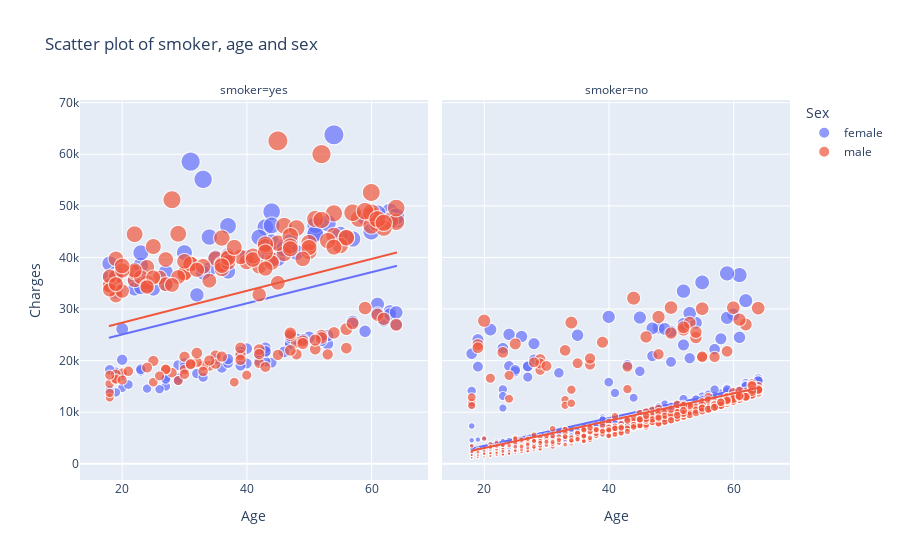

The notebook cell this image was saved under:
### Code cell
fig = px.scatter(df, x='age', y='charges', facet_col="smoker", color="sex", trendline="ols", size = 'charges',
                title="Scatter plot of smoker, age and sex",
                    labels={ "age": "Age",
                        "charges":"Charges",
                        'sex':'Sex'
      })
fig.show()

### Figure 1 — Plotly figure (JSON) as saved in the notebook; plotly's stock layout.template omitted (floating-point values rounded to 4 significant figures; data arrays with more than 128 entries replaced by an {"elided": "..."} marker saying what was removed)
{"data": [{"hovertemplate": "Sex=female<br>smoker=yes<br>Age=%{x}<br>Charges=%{marker.size}<extra></extra>", "legendgroup": "female", "marker": {"color": "#636efa", "size": [16880.0, 27810.0, 37700.0, 23240.0, 14710.0, 16580.0, 39840.0, 43580.0, 47290.0, 30940.0, 19110.0, 17080.0, 32730.0, 19960.0, 21350.0, 36150.0, 48820.0, 37130.0, 19440.0, 38510.0, 29520.0, 47310.0, 17090.0, 22330.0, 47900.0, 24870.0, 34840.0, 47930.0, 48520.0, 13840.0, 18030.0, 21660.0, 15010.0, 19590.0, 14460.0, 18610.0, 28950.0, 37080.0, 19520.0, 48890.0, 63770.0, 45860.0, 39980.0, 58570.0, 43940.0, 15360.0, 17470.0, 25680.0, 42970.0, 34440.0, 42980.0, 24670.0, 27040.0, 40000.0, 46200.0, 44400.0, 40930.0, 16660.0, 40420.0, 19540.0, 23070.0, 17750.0, 24520.0, 38790.0, 23400.0, 55140.0, 36020.0, 27530.0, 45010.0, 37270.0, 42110.0, 24110.0, 40970.0, 46110.0, 46260.0, 29330.0, 19800.0, 17500.0, 21770.0, 14570.0, 16420.0, 35600.0, 21680.0, 44420.0, 39730.0, 20230.0, 21880.0, 19020.0, 33910.0, 44640.0, 16780.0, 24180.0, 34170.0, 46660.0, 40900.0, 36900.0, 40940.0, 22480.0, 23890.0, 18330.0, 21770.0, 33310.0, 18220.0, 20300.0, 41660.0, 26130.0, 20170.0, 24540.0, 14280.0, 16120.0, 33900.0, 36400.0, 18770.0, 43900.0, 29140.0], "sizemode": "area", "sizeref": 159.4, "symbol": "circle"}, "mode": "markers", "name": "female", "showlegend": true, "type": "scattergl", "x": [19, 62, 34, 53, 20, 27, 37, 57, 64, 61, 29, 19, 32, 42, 42, 18, 63, 27, 40, 23, 63, 63, 20, 40, 59, 53, 27, 64, 61, 19, 23, 39, 27, 44, 26, 36, 63, 33, 30, 44, 54, 43, 35, 31, 34, 21, 19, 59, 47, 19, 44, 52, 64, 40, 44, 51, 30, 29, 37, 37, 47, 19, 50, 18, 47, 33, 23, 57, 60, 37, 46, 49, 48, 37, 51, 64, 43, 32, 43, 24, 27, 22, 46, 55, 45, 35, 43, 39, 22, 51, 33, 48, 23, 53, 23, 19, 43, 43, 52, 23, 43, 19, 18, 37, 46, 20, 20, 47, 18, 29, 25, 19, 30, 42, 61], "xaxis": "x", "y": [16880.0, 27810.0, 37700.0, 23240.0, 14710.0, 16580.0, 39840.0, 43580.0, 47290.0, 30940.0, 19110.0, 17080.0, 32730.0, 19960.0, 21350.0, 36150.0, 48820.0, 37130.0, 19440.0, 38510.0, 29520.0, 47310.0, 17090.0, 22330.0, 47900.0, 24870.0, 34840.0, 47930.0, 48520.0, 13840.0, 18030.0, 21660.0, 15010.0, 19590.0, 14460.0, 18610.0, 28950.0, 37080.0, 19520.0, 48890.0, 63770.0, 45860.0, 39980.0, 58570.0, 43940.0, 15360.0, 17470.0, 25680.0, 42970.0, 34440.0, 42980.0, 24670.0, 27040.0, 40000.0, 46200.0, 44400.0, 40930.0, 16660.0, 40420.0, 19540.0, 23070.0, 17750.0, 24520.0, 38790.0, 23400.0, 55140.0, 36020.0, 27530.0, 45010.0, 37270.0, 42110.0, 24110.0, 40970.0, 46110.0, 46260.0, 29330.0, 19800.0, 17500.0, 21770.0, 14570.0, 16420.0, 35600.0, 21680.0, 44420.0, 39730.0, 20230.0, 21880.0, 19020.0, 33910.0, 44640.0, 16780.0, 24180.0, 34170.0, 46660.0, 40900.0, 36900.0, 40940.0, 22480.0, 23890.0, 18330.0, 21770.0, 33310.0, 18220.0, 20300.0, 41660.0, 26130.0, 20170.0, 24540.0, 14280.0, 16120.0, 33900.0, 36400.0, 18770.0, 43900.0, 29140.0], "yaxis": "y"}, {"hovertemplate": "<b>OLS trendline</b><br>charges = 301.643 * age + 19033<br>R<sup>2</sup>=0.129713<br><br>Sex=female<br>smoker=yes<br>Age=%{x}<br>Charges=%{y} <b>(trend)</b><extra></extra>", "legendgroup": "female", "marker": {"color": "#636efa", "symbol": "circle"}, "mode": "lines", "name": "female", "showlegend": false, "type": "scattergl", "x": [18, 18, 18, 18, 19, 19, 19, 19, 19, 19, 19, 19, 19, 20, 20, 20, 20, 21, 22, 22, 23, 23, 23, 23, 23, 23, 24, 25, 26, 27, 27, 27, 27, 27, 29, 29, 29, 30, 30, 30, 31, 32, 32, 33, 33, 33, 34, 34, 35, 35, 36, 37, 37, 37, 37, 37, 37, 39, 39, 40, 40, 40, 42, 42, 42, 43, 43, 43, 43, 43, 43, 43, 44, 44, 44, 44, 45, 46, 46, 46, 47, 47, 47, 47, 48, 48, 49, 50, 51, 51, 51, 52, 52, 53, 53, 53, 54, 55, 57, 57, 59, 59, 60, 61, 61, 61, 62, 63, 63, 63, 63, 64, 64, 64, 64], "xaxis": "x", "y": [24460.0, 24460.0, 24460.0, 24460.0, 24760.0, 24760.0, 24760.0, 24760.0, 24760.0, 24760.0, 24760.0, 24760.0, 24760.0, 25070.0, 25070.0, 25070.0, 25070.0, 25370.0, 25670.0, 25670.0, 25970.0, 25970.0, 25970.0, 25970.0, 25970.0, 25970.0, 26270.0, 26570.0, 26880.0, 27180.0, 27180.0, 27180.0, 27180.0, 27180.0, 27780.0, 27780.0, 27780.0, 28080.0, 28080.0, 28080.0, 28380.0, 28690.0, 28690.0, 28990.0, 28990.0, 28990.0, 29290.0, 29290.0, 29590.0, 29590.0, 29890.0, 30190.0, 30190.0, 30190.0, 30190.0, 30190.0, 30190.0, 30800.0, 30800.0, 31100.0, 31100.0, 31100.0, 31700.0, 31700.0, 31700.0, 32000.0, 32000.0, 32000.0, 32000.0, 32000.0, 32000.0, 32000.0, 32310.0, 32310.0, 32310.0, 32310.0, 32610.0, 32910.0, 32910.0, 32910.0, 33210.0, 33210.0, 33210.0, 33210.0, 33510.0, 33510.0, 33810.0, 34120.0, 34420.0, 34420.0, 34420.0, 34720.0, 34720.0, 35020.0, 35020.0, 35020.0, 35320.0, 35620.0, 36230.0, 36230.0, 36830.0, 36830.0, 37130.0, 37430.0, 37430.0, 37430.0, 37730.0, 38040.0, 38040.0, 38040.0, 38040.0, 38340.0, 38340.0, 38340.0, 38340.0], "yaxis": "y"}, {"hovertemplate": "Sex=female<br>smoker=no<br>Age=%{x}<br>Charges=%{marker.size}<extra></extra>", "legendgroup": "female", "marker": {"color": "#636efa", "size": {"elided": "547 float values"}, "sizemode": "area", "sizeref": 159.4, "symbol": "circle"}, "mode": "markers", "name": "female", "showlegend": false, "type": "scattergl", "x": {"elided": "547 int values"}, "xaxis": "x2", "y": {"elided": "547 float values"}, "yaxis": "y2"}, {"hovertemplate": "<b>OLS trendline</b><br>charges = 268.689 * age + -1902.24<br>R<sup>2</sup>=0.386618<br><br>Sex=female<br>smoker=no<br>Age=%{x}<br>Charges=%{y} <b>(trend)</b><extra></extra>", "legendgroup": "female", "marker": {"color": "#636efa", "symbol": "circle"}, "mode": "lines", "name": "female", "showlegend": false, "type": "scattergl", "x": {"elided": "547 int values"}, "xaxis": "x2", "y": {"elided": "547 float values"}, "yaxis": "y2"}, {"hovertemplate": "Sex=male<br>smoker=yes<br>Age=%{x}<br>Charges=%{marker.size}<extra></extra>", "legendgroup": "male", "marker": {"color": "#EF553B", "size": {"elided": "159 float values"}, "sizemode": "area", "sizeref": 159.4, "symbol": "circle"}, "mode": "markers", "name": "male", "showlegend": true, "type": "scattergl", "x": {"elided": "159 int values"}, "xaxis": "x", "y": {"elided": "159 float values"}, "yaxis": "y"}, {"hovertemplate": "<b>OLS trendline</b><br>charges = 308.884 * age + 21166.5<br>R<sup>2</sup>=0.143758<br><br>Sex=male<br>smoker=yes<br>Age=%{x}<br>Charges=%{y} <b>(trend)</b><extra></extra>", "legendgroup": "male", "marker": {"color": "#EF553B", "symbol": "circle"}, "mode": "lines", "name": "male", "showlegend": false, "type": "scattergl", "x": {"elided": "159 int values"}, "xaxis": "x", "y": {"elided": "159 float values"}, "yaxis": "y"}, {"hovertemplate": "Sex=male<br>smoker=no<br>Age=%{x}<br>Charges=%{marker.size}<extra></extra>", "legendgroup": "male", "marker": {"color": "#EF553B", "size": {"elided": "516 float values"}, "sizemode": "area", "sizeref": 159.4, "symbol": "circle"}, "mode": "markers", "name": "male", "showlegend": false, "type": "scattergl", "x": {"elided": "516 int values"}, "xaxis": "x2", "y": {"elided": "516 float values"}, "yaxis": "y2"}, {"hovertemplate": "<b>OLS trendline</b><br>charges = 264.711 * age + -2250.69<br>R<sup>2</sup>=0.401340<br><br>Sex=male<br>smoker=no<br>Age=%{x}<br>Charges=%{y} <b>(trend)</b><extra></extra>", "legendgroup": "male", "marker": {"color": "#EF553B", "symbol": "circle"}, "mode": "lines", "name": "male", "showlegend": false, "type": "scattergl", "x": {"elided": "516 int values"}, "xaxis": "x2", "y": {"elided": "516 float values"}, "yaxis": "y2"}], "layout": {"annotations": [{"font": {}, "showarrow": false, "text": "smoker=yes", "x": 0.245, "xanchor": "center", "xref": "paper", "y": 1, "yanchor": "bottom", "yref": "paper"}, {"font": {}, "showarrow": false, "text": "smoker=no", "x": 0.755, "xanchor": "center", "xref": "paper", "y": 1, "yanchor": "bottom", "yref": "paper"}], "legend": {"itemsizing": "constant", "title": {"text": "Sex"}, "tracegroupgap": 0}, "title": {"text": "Scatter plot of smoker, age and sex"}, "xaxis": {"anchor": "y", "domain": [0, 0.49], "title": {"text": "Age"}}, "xaxis2": {"anchor": "y2", "domain": [0.51, 1], "matches": "x", "title": {"text": "Age"}}, "yaxis": {"anchor": "x", "domain": [0, 1], "title": {"text": "Charges"}}, "yaxis2": {"anchor": "x2", "domain": [0, 1], "matches": "y", "showticklabels": false}}}
